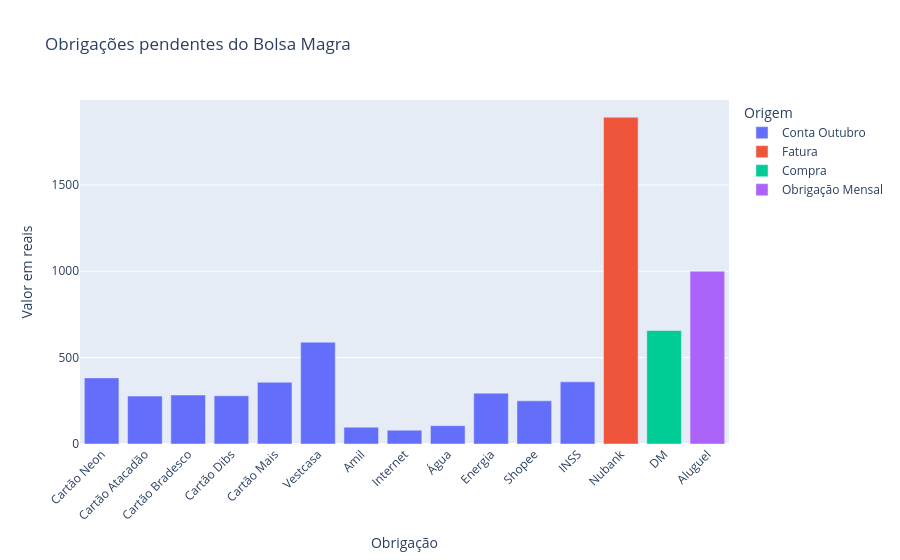

This figure's notebook cell:
### Code cell
import plotly.express as px

grafico = px.bar(
    pendentes,
    x="nome",
    y="valor",
    color="origem",
    title="Obrigações pendentes do Bolsa Magra",
    labels={
        "nome": "Obrigação",
        "valor": "Valor (R$)",
        "origem": "Origem"
    }
)

grafico.update_layout(
    xaxis_tickangle=-45,
    yaxis_title="Valor em reais"
)

grafico.show()

### Figure 1 — Plotly figure (JSON) as saved in the notebook; plotly's stock layout.template omitted (floating-point values rounded to 4 significant figures)
{"data": [{"hovertemplate": "Origem=Conta Outubro<br>Obrigação=%{x}<br>Valor (R$)=%{y}<extra></extra>", "legendgroup": "Conta Outubro", "marker": {"color": "#636efa", "pattern": {"shape": ""}}, "name": "Conta Outubro", "orientation": "v", "showlegend": true, "textposition": "auto", "type": "bar", "x": ["Cartão Neon", "Cartão Atacadão", "Cartão Bradesco", "Cartão Dibs", "Cartão Mais", "Vestcasa", "Amil", "Internet", "Água", "Energia", "Shopee", "INSS"], "xaxis": "x", "y": [382.8, 277.4, 283.6, 279.0, 357.4, 589.4, 97.58, 79.99, 106.0, 294.1, 250.0, 360.0], "yaxis": "y"}, {"hovertemplate": "Origem=Fatura<br>Obrigação=%{x}<br>Valor (R$)=%{y}<extra></extra>", "legendgroup": "Fatura", "marker": {"color": "#EF553B", "pattern": {"shape": ""}}, "name": "Fatura", "orientation": "v", "showlegend": true, "textposition": "auto", "type": "bar", "x": ["Nubank"], "xaxis": "x", "y": [1892.0], "yaxis": "y"}, {"hovertemplate": "Origem=Compra<br>Obrigação=%{x}<br>Valor (R$)=%{y}<extra></extra>", "legendgroup": "Compra", "marker": {"color": "#00cc96", "pattern": {"shape": ""}}, "name": "Compra", "orientation": "v", "showlegend": true, "textposition": "auto", "type": "bar", "x": ["DM"], "xaxis": "x", "y": [657.0], "yaxis": "y"}, {"hovertemplate": "Origem=Obrigação Mensal<br>Obrigação=%{x}<br>Valor (R$)=%{y}<extra></extra>", "legendgroup": "Obrigação Mensal", "marker": {"color": "#ab63fa", "pattern": {"shape": ""}}, "name": "Obrigação Mensal", "orientation": "v", "showlegend": true, "textposition": "auto", "type": "bar", "x": ["Aluguel"], "xaxis": "x", "y": [1000.0], "yaxis": "y"}], "layout": {"barmode": "relative", "legend": {"title": {"text": "Origem"}, "tracegroupgap": 0}, "title": {"text": "Obrigações pendentes do Bolsa Magra"}, "xaxis": {"anchor": "y", "domain": [0, 1], "tickangle": -45, "title": {"text": "Obrigação"}}, "yaxis": {"anchor": "x", "domain": [0, 1], "title": {"text": "Valor em reais"}}}}
